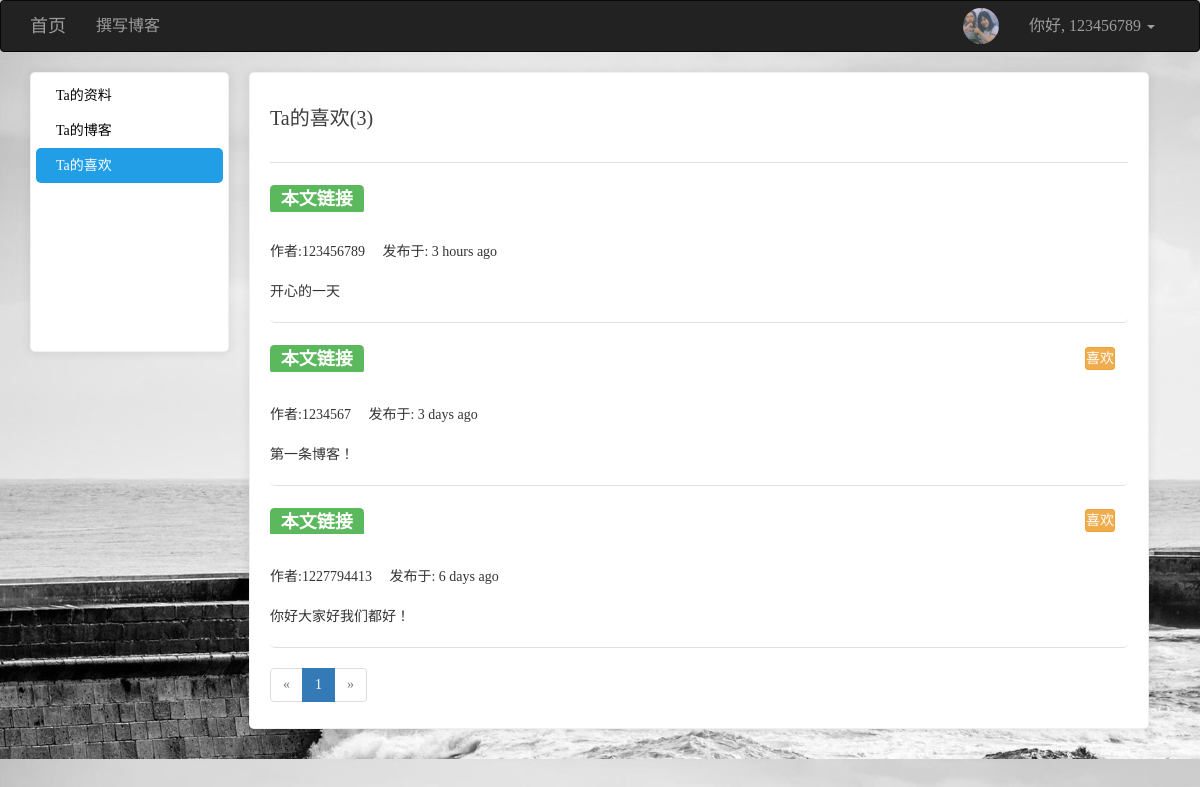
Page /user/my_fav/123456 (signed in) on the committed database.
### app/models/users.py (models this page shows, shortened)
class User(UserMixin, db.Model):
    __tablename__ = 'users'
    id = db.Column(db.Integer, primary_key=True)
    username = db.Column(db.String(64), unique=True)
    password_hash = db.Column(db.String(128))
    email = db.Column(db.String(128), unique=True)
    confirmed = db.Column(db.Boolean, default=False)
    icon = db.Column(db.String(64), default='default.jpg')
    name = db.Column(db.String(64))
    location = db.Column(db.String(64))
    about_me = db.Column(db.Text())
    member_since = db.Column(db.DateTime(), default=datetime.utcnow)
    last_seen = db.Column(db.DateTime(), default=datetime.utcnow)
    posts = db.relationship('Posts', backref='user', lazy='dynamic', cascade='all, delete-orphan')
    favorites = db.relationship('Posts', secondary="collections", backref=db.backref('users', lazy='dynamic'), lazy='dynamic')
    comments = db.relationship('Comment', backref='user', lazy='dynamic', cascade='all, delete-orphan')
    @property
    def password(self):
        raise AttributeError('密码不可读')
    def is_favorite(self, pid):
        favorites = self.favorites.all()
        posts = list(filter(lambda p: p.id == pid, favorites))
        if len(posts) > 0:
            return True
        else:
            return False
    def ping(self):
        self.last_seen = datetime.utcnow()
        db.session.add(self)
        db.session.commit()

### app/models/posts.py (models this page shows, shortened)
class Posts(db.Model):
    __tablename__ = 'posts'
    id = db.Column(db.Integer, primary_key=True)
    rid = db.Column(db.Integer, index=True, default=0)
    content = db.Column(db.Text)
    timestamp = db.Column(db.DateTime, default=datetime.utcnow)
    uid = db.Column(db.Integer, db.ForeignKey('users.id', ondelete='CASCADE'))
    comments = db.relationship('Comment', backref='post', lazy='dynamic', cascade='all, delete-orphan')
    body_html = db.Column(db.Text)
    body_text = db.Column(db.Text)

### app/views/user.py (the view)
@user.route('/my_fav/<username>')
def my_fav(username):
    u = User.query.filter_by(username=username).first_or_404()
    page = request.args.get('page', 1, type=int)  # 用户想查看第几页
    pagination = u.favorites.order_by(Posts.timestamp.desc()).paginate(page, per_page=5, error_out=False)
    posts = pagination.items
    return render_template('user/myCollection.html', user=u, posts=posts, pagination=pagination)

### app/models/users.py (called while the page is built)
@loginmanager.user_loader
def user_loader(uid):
    return User.query.get(int(uid))

### app/views/user.py (called while the page is built)
@user.before_app_request
def before_request():
    if current_user.is_authenticated:
        current_user.ping()

### app/templates/user/myCollection.html (shortened to what this page needs)
{% extends 'commons/base.html' %}
{% from 'commons/macro.html' import pagination_show %}
{% block styles %}
    {{ super() }}
{% endblock %}
{% block page_content %}
    <div class="left_cont" style="background: white" >
        <ul>
            <li class="side1"><a href="{{ url_for('user.index', username=user.username) }}" class="aside">{% if current_user.username == user.username %}我{% else %}Ta{% endif %}的资料</a></li>
            <li class="side3"><a href="{{ url_for('user.my_blog', username=user.username) }}">{% if current_user.username == user.username %}我{% else %}Ta{% endif %}的博客</a></li>
            <li class="side4"><a href="{{ url_for('user.my_fav', username=user.username) }}">{% if current_user.username == user.username %}我{% else %}Ta{% endif %}的喜欢</a></li>
        </ul>
    </div>
    <div class="right_cont" style="background: white; border: 1px solid rgba(0, 0, 0, .06); padding: 0 20px; box-shadow: 0 1px 10px 2px rgba(0, 0, 0, .06); border-radius: 5px">
        <h3>{% if current_user.username == user.username %}我{% else %}Ta{% endif %}的喜欢({{ user.favorites.count() }})</h3>
        <div class="book">
            <ul class=entries>
                {% for post in posts %}
                    <li>
                        <h1>
                            <a target="_blank" href="{{ url_for('posts.post_show', id=post.id) }}"><span class="label label-success">本文链接</span></a>
                        </h1>
                        {% if current_user.is_authenticated %}
                            {% if current_user.username != post.user.username %}
                                <span class="btn btn-warning btn-sm" style="font-size: 14px; padding: 0px; position: relative; left: 95%; top: -35px">
                                    <span class="collect" url="{{ url_for('posts.collect', pid=post.id) }}">
                                        {% if current_user.is_favorite(post.id) %}
                                            取消喜欢
                                        {% else %}
                                            喜欢
                                        {% endif %}
                                    </span>
                                </span>
                            {% endif %}
                        {% endif %}<br>
                        <span>作者:{{ post.user.username }}</span>&nbsp;&nbsp;&nbsp;&nbsp;&nbsp;<span>发布于: {{ moment(post.timestamp).fromNow() }}</span>
                        <p style="overflow: hidden; text-overflow: ellipsis; word-break: break-all">
                            {% if post.body_html %}
                                {{ post.body_text }}
                            {% else %}
                                {{ post.content }}
                            {% endif %}
                        </p>
                    </li>
                {% endfor %}
                {{ pagination_show(pagination,'user.my_fav',user.username) }}
            </ul>
        </div>
    </div>
{% endblock %}

### app/templates/commons/base.html (shortened to what this page needs)
{% extends 'bootstrap/base.html' %}
{% import 'bootstrap/wtf.html' as wtf %}
{% block navbar %}
    <nav class="navbar navbar-inverse" style="-webkit-user-select: none; font-size: 16px;">
        <div class="container">
            <div class="navbar-header">
                <a class="navbar-brand" href="{{ url_for('main.index') }}">首页</a>
            </div>
            <div class="collapse navbar-collapse">
                <ul class="nav navbar-nav">
                    {% if current_user.is_authenticated %}
                        <li><a href="{{ url_for('posts.index') }}">撰写博客</a></li>
                    {% endif %}
                </ul>
                <ul class="nav navbar-nav navbar-right">
                    {% if current_user.is_authenticated %}
                        <li>
                            <a href="{{ url_for('user.index', username=current_user.username) }}">
                                <img style="width: 36px; height: 36px; border-radius: 50%; float: left; margin-top: -8px" src="{{ url_for('static', filename='uploads/' + current_user.icon) }}" alt="...">
                            </a>
                        </li>
                        <li class="dropdown">
                            <a href="#" class="dropdown-toggle" data-toggle="dropdown" role="button" aria-haspopup="true"
                               aria-expanded="false">你好, {{ current_user.username }} <span class="caret"></span></a>
                        </li>
                    {% else %}
                        <li><a href="{{ url_for('user.register') }}">注册</a></li>
                        <li><a href="{{ url_for('user.login') }}">登录</a></li>
                    {% endif %}
                </ul>
            </div>
        </div>
    </nav>
{% endblock %}
{% block content %}
    <div class="container">
        {% block page_content %}
        {% endblock %}
    </div>
{% endblock %}
{% block styles %}
    {{ super() }}
{% endblock %}

### app/templates/commons/base.html (style rules this page uses)
body { font-family: "田氏宋体旧字形"; -webkit-user-select: none; background-image: url(/images/1214885.jpg); -webkit-background-size: cover; -o-background-size: cover; background-size: cover; z-index: -2; }

### app/templates/user/myCollection.html (style rules this page uses)
.left_cont { width: 199px;height:280px;float: left; border: 1px solid rgba(0, 0, 0, .06); padding: 5px; box-shadow: 0 1px 10px 2px rgba(0, 0, 0, .06); border-radius: 5px }
.right_cont { width: 900px;margin: 0 20px; margin-bottom: 30px; display: inline-block }
h3 { font-size: 20px;color: #3d3d3d;height: 90px;line-height: 90px;border-bottom: 1px solid #e0e0e0;margin: 0; }
li, ul { padding: 0;margin: 0;list-style: none; border-radius: 5px }
.side1 a,.side2 a,.side3 a,.side4 a { font-size: 14px; color: black;display: inline-block;height: 35px;line-height: 35px;width: 100%; padding-left: 20px }
.side4 { background-color: #229EE6; }
.side4 a { color: white; }
.book { width: 100%; display: inline-block }
.book h1 { font-size: 24px;line-height: 1.2em; }
.book li { width: 100%; border-bottom: 1px solid #e0e0e0; margin-top: 20px }
h1 a { color: #428bca;text-decoration: none;display: -webkit-box;-webkit-box-orient: vertical;-webkit-line-clamp: 2;overflow: hidden; }
p { margin:20px 0 20px 0;display: -webkit-box;-webkit-box-orient: vertical;-webkit-line-clamp: 3;overflow: hidden; }

### rows in the picture
User: icon (picture), username "123456789"
Posts: user.username "123456789", timestamp "3 hours ago", body_text "开心的一天"
Posts: shows "喜欢", user.username "1234567", timestamp "3 days ago", body_text "第一条博客！"
Posts: shows "喜欢", user.username "1227794413", timestamp "6 days ago", content "你好大家好我们都好！"

### other values in the picture
{{ user.favorites.count() }} "3"
{{ p }} "1"
